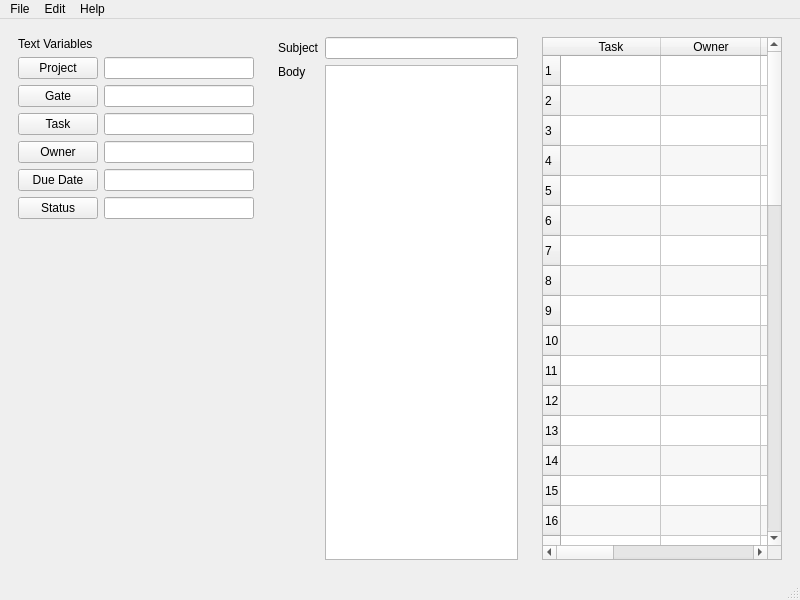
<?xml version="1.0" encoding="UTF-8"?>
<ui version="4.0">
 <class>MainWindow</class>
 <widget class="QMainWindow" name="MainWindow">
  <property name="geometry">
   <rect>
    <x>0</x>
    <y>0</y>
    <width>800</width>
    <height>600</height>
   </rect>
  </property>
  <property name="windowTitle">
   <string>MainWindow</string>
  </property>
  <widget class="QWidget" name="centralwidget">
   <layout class="QGridLayout" name="gridLayout_3" columnstretch="1,3,3">
    <item row="0" column="0">
     <widget class="QFrame" name="frame_3">
      <property name="frameShape">
       <enum>QFrame::NoFrame</enum>
      </property>
      <property name="frameShadow">
       <enum>QFrame::Raised</enum>
      </property>
      <layout class="QGridLayout" name="gridLayout_2">
       <item row="4" column="0">
        <widget class="QPushButton" name="pushButton_3">
         <property name="text">
          <string>Task</string>
         </property>
        </widget>
       </item>
       <item row="0" column="0">
        <widget class="QLabel" name="label_3">
         <property name="text">
          <string>Text Variables</string>
         </property>
        </widget>
       </item>
       <item row="3" column="0">
        <widget class="QPushButton" name="pushButton_2">
         <property name="text">
          <string>Gate</string>
         </property>
        </widget>
       </item>
       <item row="6" column="0">
        <widget class="QPushButton" name="pushButton_5">
         <property name="text">
          <string>Due Date</string>
         </property>
        </widget>
       </item>
       <item row="5" column="0">
        <widget class="QPushButton" name="pushButton_4">
         <property name="text">
          <string>Owner</string>
         </property>
        </widget>
       </item>
       <item row="7" column="0">
        <widget class="QPushButton" name="pushButton_6">
         <property name="text">
          <string>Status</string>
         </property>
        </widget>
       </item>
       <item row="8" column="0">
        <spacer name="verticalSpacer">
         <property name="orientation">
          <enum>Qt::Vertical</enum>
         </property>
         <property name="sizeHint" stdset="0">
          <size>
           <width>20</width>
           <height>40</height>
          </size>
         </property>
        </spacer>
       </item>
       <item row="1" column="1">
        <widget class="QLineEdit" name="lineEdit_2">
         <property name="minimumSize">
          <size>
           <width>150</width>
           <height>0</height>
          </size>
         </property>
        </widget>
       </item>
       <item row="1" column="0">
        <widget class="QPushButton" name="pushButton">
         <property name="text">
          <string>Project</string>
         </property>
        </widget>
       </item>
       <item row="3" column="1">
        <widget class="QLineEdit" name="lineEdit_3">
         <property name="minimumSize">
          <size>
           <width>150</width>
           <height>0</height>
          </size>
         </property>
        </widget>
       </item>
       <item row="4" column="1">
        <widget class="QLineEdit" name="lineEdit_4">
         <property name="minimumSize">
          <size>
           <width>150</width>
           <height>0</height>
          </size>
         </property>
        </widget>
       </item>
       <item row="5" column="1">
        <widget class="QLineEdit" name="lineEdit_5">
         <property name="minimumSize">
          <size>
           <width>150</width>
           <height>0</height>
          </size>
         </property>
        </widget>
       </item>
       <item row="6" column="1">
        <widget class="QLineEdit" name="lineEdit_6">
         <property name="minimumSize">
          <size>
           <width>150</width>
           <height>0</height>
          </size>
         </property>
        </widget>
       </item>
       <item row="7" column="1">
        <widget class="QLineEdit" name="lineEdit_7">
         <property name="minimumSize">
          <size>
           <width>150</width>
           <height>0</height>
          </size>
         </property>
        </widget>
       </item>
      </layout>
     </widget>
    </item>
    <item row="0" column="1">
     <widget class="QFrame" name="frame">
      <property name="frameShape">
       <enum>QFrame::NoFrame</enum>
      </property>
      <property name="frameShadow">
       <enum>QFrame::Raised</enum>
      </property>
      <layout class="QGridLayout" name="gridLayout">
       <item row="0" column="0">
        <widget class="QLabel" name="label">
         <property name="text">
          <string>Subject</string>
         </property>
        </widget>
       </item>
       <item row="0" column="1">
        <widget class="QLineEdit" name="lineEdit"/>
       </item>
       <item row="1" column="0">
        <layout class="QVBoxLayout" name="verticalLayout">
         <item>
          <widget class="QLabel" name="label_2">
           <property name="text">
            <string>Body</string>
           </property>
          </widget>
         </item>
         <item>
          <spacer name="verticalSpacer_2">
           <property name="orientation">
            <enum>Qt::Vertical</enum>
           </property>
           <property name="sizeHint" stdset="0">
            <size>
             <width>20</width>
             <height>40</height>
            </size>
           </property>
          </spacer>
         </item>
        </layout>
       </item>
       <item row="1" column="1">
        <widget class="QTextEdit" name="textEdit"/>
       </item>
      </layout>
     </widget>
    </item>
    <item row="0" column="2">
     <widget class="QFrame" name="frame_2">
      <property name="frameShape">
       <enum>QFrame::NoFrame</enum>
      </property>
      <property name="frameShadow">
       <enum>QFrame::Raised</enum>
      </property>
      <layout class="QHBoxLayout" name="horizontalLayout_2">
       <item>
        <widget class="SpreadsheetTable" name="tableWidget">
         <property name="sizeAdjustPolicy">
          <enum>QAbstractScrollArea::AdjustToContents</enum>
         </property>
         <property name="editTriggers">
          <set>QAbstractItemView::AnyKeyPressed|QAbstractItemView::DoubleClicked|QAbstractItemView::EditKeyPressed</set>
         </property>
         <property name="dragEnabled">
          <bool>true</bool>
         </property>
         <property name="dragDropOverwriteMode">
          <bool>true</bool>
         </property>
         <property name="dragDropMode">
          <enum>QAbstractItemView::DropOnly</enum>
         </property>
         <property name="alternatingRowColors">
          <bool>true</bool>
         </property>
         <property name="selectionMode">
          <enum>QAbstractItemView::ContiguousSelection</enum>
         </property>
         <property name="selectionBehavior">
          <enum>QAbstractItemView::SelectItems</enum>
         </property>
         <property name="showGrid">
          <bool>true</bool>
         </property>
         <property name="gridStyle">
          <enum>Qt::SolidLine</enum>
         </property>
         <property name="sortingEnabled">
          <bool>true</bool>
         </property>
         <property name="cornerButtonEnabled">
          <bool>true</bool>
         </property>
         <property name="rowCount">
          <number>50</number>
         </property>
         <property name="columnCount">
          <number>7</number>
         </property>
         <row/>
         <row/>
         <row/>
         <row/>
         <row/>
         <row/>
         <row/>
         <row/>
         <row/>
         <row/>
         <row/>
         <row/>
         <row/>
         <row/>
         <row/>
         <row/>
         <row/>
         <row/>
         <row/>
         <row/>
         <row/>
         <row/>
         <row/>
         <row/>
         <row/>
         <row/>
         <row/>
         <row/>
         <row/>
         <row/>
         <row/>
         <row/>
         <row/>
         <row/>
         <row/>
         <row/>
         <row/>
         <row/>
         <row/>
         <row/>
         <row/>
         <row/>
         <row/>
         <row/>
         <row/>
         <row/>
         <row/>
         <row/>
         <row/>
         <row/>
         <column>
          <property name="text">
           <string>Task</string>
          </property>
         </column>
         <column>
          <property name="text">
           <string>Owner</string>
          </property>
         </column>
         <column>
          <property name="text">
           <string>Owner Email</string>
          </property>
         </column>
         <column>
          <property name="text">
           <string>Manager</string>
          </property>
         </column>
         <column>
          <property name="text">
           <string>Manager Email</string>
          </property>
         </column>
         <column>
          <property name="text">
           <string>Due Date</string>
          </property>
         </column>
         <column>
          <property name="text">
           <string>Status</string>
          </property>
         </column>
        </widget>
       </item>
      </layout>
     </widget>
    </item>
   </layout>
  </widget>
  <widget class="QMenuBar" name="menubar">
   <property name="geometry">
    <rect>
     <x>0</x>
     <y>0</y>
     <width>800</width>
     <height>19</height>
    </rect>
   </property>
   <widget class="QMenu" name="menuFile">
    <property name="title">
     <string>File</string>
    </property>
    <addaction name="actionNew"/>
    <addaction name="actionOpen"/>
    <addaction name="separator"/>
    <addaction name="actionSave"/>
    <addaction name="actionSave_As"/>
    <addaction name="separator"/>
    <addaction name="actionGenerate_PS_Script"/>
    <addaction name="separator"/>
    <addaction name="action_Quit"/>
   </widget>
   <widget class="QMenu" name="menuEdit">
    <property name="title">
     <string>Edit</string>
    </property>
   </widget>
   <widget class="QMenu" name="menuHelp">
    <property name="title">
     <string>Help</string>
    </property>
    <addaction name="action_About"/>
   </widget>
   <addaction name="menuFile"/>
   <addaction name="menuEdit"/>
   <addaction name="menuHelp"/>
  </widget>
  <widget class="QStatusBar" name="statusbar"/>
  <action name="action_About">
   <property name="text">
    <string>&amp;About</string>
   </property>
  </action>
  <action name="actionNew">
   <property name="text">
    <string>New</string>
   </property>
  </action>
  <action name="actionOpen">
   <property name="text">
    <string>Open</string>
   </property>
  </action>
  <action name="actionSave">
   <property name="text">
    <string>Save</string>
   </property>
  </action>
  <action name="actionSave_As">
   <property name="text">
    <string>Save As...</string>
   </property>
  </action>
  <action name="action_Quit">
   <property name="text">
    <string>&amp;Quit</string>
   </property>
  </action>
  <action name="actionGenerate_PS_Script">
   <property name="text">
    <string>Generate PS Script</string>
   </property>
  </action>
 </widget>
 <customwidgets>
  <customwidget>
   <class>SpreadsheetTable</class>
   <extends>QTableWidget</extends>
   <header>spreadsheettable.h</header>
  </customwidget>
 </customwidgets>
 <resources/>
 <connections/>
</ui>
